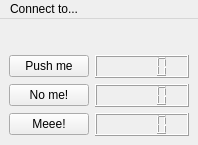
<?xml version="1.0" encoding="UTF-8"?>
<ui version="4.0">
 <class>mainWindow</class>
 <widget class="QMainWindow" name="mainWindow">
  <property name="geometry">
   <rect>
    <x>0</x>
    <y>0</y>
    <width>198</width>
    <height>145</height>
   </rect>
  </property>
  <property name="windowTitle">
   <string>SimpleGui</string>
  </property>
  <widget class="QWidget" name="centralwidget">
   <layout class="QFormLayout" name="formLayout">
    <item row="1" column="0">
     <widget class="QPushButton" name="pushButton1">
      <property name="text">
       <string>Push me</string>
      </property>
     </widget>
    </item>
    <item row="1" column="1">
     <widget class="QLCDNumber" name="lcdNumber1"/>
    </item>
    <item row="2" column="0">
     <widget class="QPushButton" name="pushButton2">
      <property name="text">
       <string>No me!</string>
      </property>
     </widget>
    </item>
    <item row="2" column="1">
     <widget class="QLCDNumber" name="lcdNumber2"/>
    </item>
    <item row="3" column="0">
     <widget class="QPushButton" name="pushButton3">
      <property name="text">
       <string>Meee!</string>
      </property>
     </widget>
    </item>
    <item row="3" column="1">
     <widget class="QLCDNumber" name="lcdNumber3"/>
    </item>
    <item row="0" column="1">
     <spacer name="verticalSpacer">
      <property name="orientation">
       <enum>Qt::Vertical</enum>
      </property>
      <property name="sizeHint" stdset="0">
       <size>
        <width>20</width>
        <height>40</height>
       </size>
      </property>
     </spacer>
    </item>
   </layout>
  </widget>
  <widget class="QMenuBar" name="menuBar">
   <property name="geometry">
    <rect>
     <x>0</x>
     <y>0</y>
     <width>198</width>
     <height>21</height>
    </rect>
   </property>
   <widget class="QMenu" name="menu_Connect">
    <property name="title">
     <string>Connect to...</string>
    </property>
   </widget>
   <addaction name="menu_Connect"/>
  </widget>
 </widget>
 <resources/>
 <connections/>
</ui>
